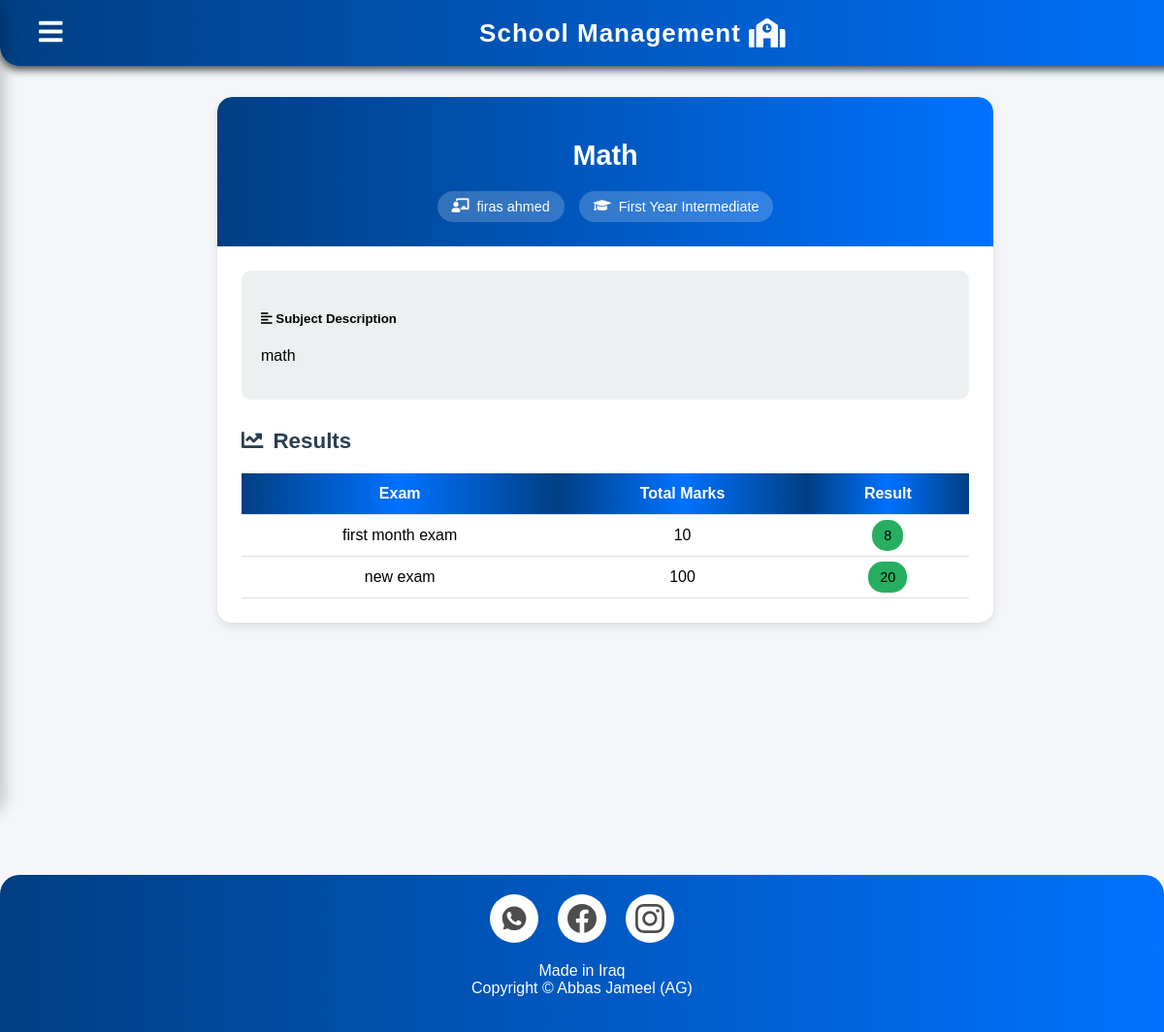
The app's page /student/lesson/1/ (signed in) with its own data.
### school/models.py (models this page shows, shortened)
class Lesson(models.Model):
    GRADE_CHOICES = [
        ('one', 'First Year Intermediate'),
        ('two', 'Second Year Intermediate'),
        ('three', 'Third Year Intermediate'),
        ('four', 'Fourth Year Secondary'),
        ('five', 'Fifth Year Secondary'),
        ('six', 'Sixth Year Secondary'),
    ]
    name = models.CharField(max_length=255)
    description = models.TextField(default="No description")
    grade = models.CharField(max_length=10, choices=GRADE_CHOICES, default="one")
    teacher = models.ForeignKey(
        TeacherExtra,
        on_delete=models.SET_NULL,
        null=True,
        blank=True,
        verbose_name="Teacher"
    )
    def get_grade_display(self):
        return dict(self.GRADE_CHOICES).get(self.grade, '')

class TeacherExtra(models.Model):
    user = models.OneToOneField(User, on_delete=models.CASCADE)
    salary = models.PositiveIntegerField(null=False)
    joindate = models.DateField(auto_now_add=True)
    mobile = models.CharField(max_length=40)
    status = models.BooleanField(default=False)
    @property
    def get_name(self):
        return f"{self.user.first_name} {self.user.last_name}"

class Exam(models.Model):
    lesson = models.ForeignKey(Lesson, on_delete=models.CASCADE)
    student = models.ForeignKey(StudentExtra, on_delete=models.CASCADE)
    exam_name = models.CharField(max_length=255)
    total_marks = models.PositiveIntegerField()
    obtained_marks = models.PositiveIntegerField()
    date_created = models.DateTimeField(auto_now_add=True)
    teacher = models.ForeignKey(TeacherExtra, on_delete=models.CASCADE)

### school/views.py (the view)
# urls.py: path('student/lesson/<int:lesson_id>/', views.student_lesson_detail, name='student-lesson-detail'),
def student_lesson_detail(request, lesson_id):
    lesson = get_object_or_404(Lesson, id=lesson_id)
    student = StudentExtra.objects.get(user=request.user)
    exams = Exam.objects.filter(lesson=lesson, student=student)
    return render(request, 'school/student_lesson_detail.html', {
        'lesson': lesson,
        'exams': exams
    })

### templates/school/student_lesson_detail.html (shortened to what this page needs)
{% extends 'school/studentbase.html' %}
{% block content %}
{% block styles %}
{% load static %}
{% endblock %}
<div class="container-fluid">
    <div class="lesson-card">
        <div class="card-header-custom">
            <h1 class="lesson-title">{{ lesson.name }}</h1>
            <div class="badges-container">
                <span class="teacher-badge">
                    <i class="fas fa-chalkboard-teacher"></i>
                    {{ lesson.teacher.get_name }}
                </span>
                <span class="grade-badge">
                    <i class="fas fa-graduation-cap"></i>
                    {{ lesson.get_grade_display }}
                </span>
            </div>
        </div>
        <div class="card-body">
            <div class="description-box">
                <h5><i class="fas fa-align-left"></i> Subject Description</h5>
                <p>{{ lesson.description }}</p>
            </div>
            <div class="results-section">
                <h4><i class="fas fa-chart-line"></i> Results</h4>
                {% if exams %}
                    <div class="results-table">
                        <table class="table">
                            <thead>
                                <tr>
                                    <th>Exam</th>
                                    <th>Total Marks</th>
                                    <th>Result</th>
                                </tr>
                            </thead>
                            <tbody>
                                {% for exam in exams %}
                                <tr>
                                    <td>{{ exam.exam_name }}</td>
                                    <td>{{ exam.total_marks }}</td>
                                    <td>
                                        <span class="badge {% if exam.obtained_marks < exam.half_marks %}bg-danger{% else %}bg-success{% endif %}">
                                            {{ exam.obtained_marks }}
                                        </span>
                                    </td>
                                </tr>
                                {% endfor %}
                            </tbody>
                        </table>
                    </div>
                {% else %}
                    <div class="empty-state">
                        <i class="fas fa-clipboard-list"></i>
                        <h5>No results available</h5>
                        <p>Results will be displayed here once available</p>
                    </div>
                {% endif %}
            </div>
        </div>
    </div>
</div>
{% endblock %}

### templates/school/studentbase.html (style rules this page uses)
body { margin: 0; padding: 0; font-family: "Tajawal", sans-serif; background-color: #f7f9fc; display: flex; height: 100vh; overflow-x: hidden; }

### templates/school/student_lesson_detail.html (style rules this page uses)
html, body { overflow-x: hidden; font-family: 'Tajawal', sans-serif; background-color: #f4f6f9; }
.container-fluid { display: flex; justify-content: flex-start; padding: 20px; max-width: 100%; margin: 0 auto; }
.lesson-card { width: 90%; max-width: 800px; background: #fff; border-radius: 15px; box-shadow: 0 4px 10px rgba(0, 0, 0, 0.1); overflow: hidden; transition: transform 0.3s ease-in-out; margin-left: 15%; }
.card-header-custom { background: linear-gradient(to right, #003f83, #0072ff); padding: 25px; color: white; text-align: center; border-radius: 15px 15px 0 0; position: relative; overflow: hidden; }
.card-header-custom::after { content: ""; position: absolute; top: 0; left: -100%; width: 100%; height: 100%; background: linear-gradient(to right, rgba(255, 255, 255, 0.001) 0%, rgba(255, 255, 255, 0.4) 50%, rgba(255, 255, 255, 0.001) 80%); animation: shimmer 5.5s infinite linear; }
.lesson-title { font-size: 1.8rem; font-weight: 700; }
.badges-container { display: flex; justify-content: center; gap: 15px; flex-wrap: wrap; margin-top: 10px; }
.teacher-badge, .grade-badge { padding: 8px 15px; border-radius: 20px; font-size: 0.9rem; display: flex; align-items: center; gap: 8px; background: rgba(255, 255, 255, 0.2); color: white; }
.card-body { padding: 25px; }
.description-box { background: #ecf0f1; border-radius: 10px; padding: 20px; margin-bottom: 25px; }
.results-section h4 { color: #2c3e50; margin-bottom: 20px; font-size: 1.4rem; display: flex; align-items: center; gap: 10px; }
.results-table { overflow-x: auto; }
table { width: 100%; border-collapse: collapse; }
th, td { padding: 12px; text-align: center; border-bottom: 1px solid #ddd; }
th { background: linear-gradient(to right, #003f83, #0072ff 50%, #003f83); color: white; font-weight: 600; }
.badge.bg-success { background: #27ae60 !important; padding: 8px 12px; border-radius: 15px; font-size: 0.9rem; }

### templates/school/footer2.html (style rules this page uses)
html, body { height: 100%; margin: 0; }
body { display: flex; flex-direction: column; }

### records on screen
Lesson: name "Math", teacher.get_name "firas ahmed", grade "First Year Intermediate", description "math"
Exam: exam_name "first month exam", total_marks "10", obtained_marks "8"
Exam: exam_name "new exam", total_marks "100", obtained_marks "20"
